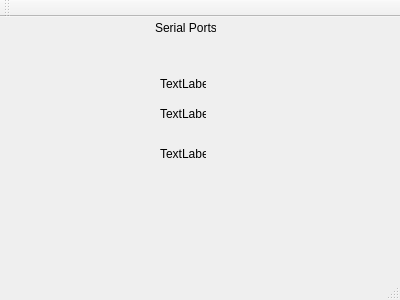
<?xml version="1.0" encoding="UTF-8"?>
<ui version="4.0">
 <class>MainWindow</class>
 <widget class="QMainWindow" name="MainWindow">
  <property name="geometry">
   <rect>
    <x>0</x>
    <y>0</y>
    <width>400</width>
    <height>300</height>
   </rect>
  </property>
  <property name="windowTitle">
   <string>MainWindow</string>
  </property>
  <widget class="QWidget" name="centralWidget">
   <widget class="QLabel" name="label">
    <property name="geometry">
     <rect>
      <x>155</x>
      <y>0</y>
      <width>61</width>
      <height>21</height>
     </rect>
    </property>
    <property name="text">
     <string>Serial Ports</string>
    </property>
   </widget>
   <widget class="QLabel" name="label_2">
    <property name="geometry">
     <rect>
      <x>160</x>
      <y>60</y>
      <width>46</width>
      <height>13</height>
     </rect>
    </property>
    <property name="text">
     <string>TextLabel</string>
    </property>
   </widget>
   <widget class="QLabel" name="label_3">
    <property name="geometry">
     <rect>
      <x>160</x>
      <y>90</y>
      <width>46</width>
      <height>13</height>
     </rect>
    </property>
    <property name="text">
     <string>TextLabel</string>
    </property>
   </widget>
   <widget class="QLabel" name="label_4">
    <property name="geometry">
     <rect>
      <x>160</x>
      <y>130</y>
      <width>46</width>
      <height>13</height>
     </rect>
    </property>
    <property name="text">
     <string>TextLabel</string>
    </property>
   </widget>
  </widget>
  <widget class="QToolBar" name="mainToolBar">
   <attribute name="toolBarArea">
    <enum>TopToolBarArea</enum>
   </attribute>
   <attribute name="toolBarBreak">
    <bool>false</bool>
   </attribute>
  </widget>
  <widget class="QStatusBar" name="statusBar"/>
 </widget>
 <layoutdefault spacing="6" margin="11"/>
 <resources/>
 <connections/>
</ui>
